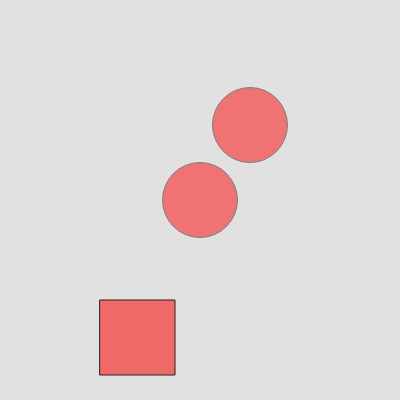
Frame 1 (no input)
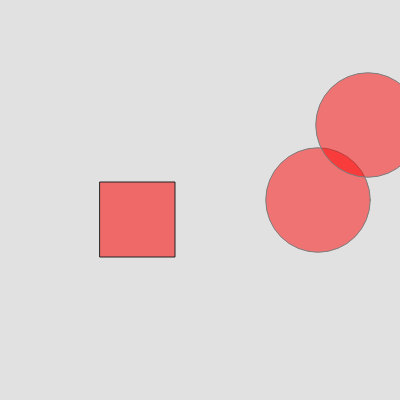
Frame 60 (no input)
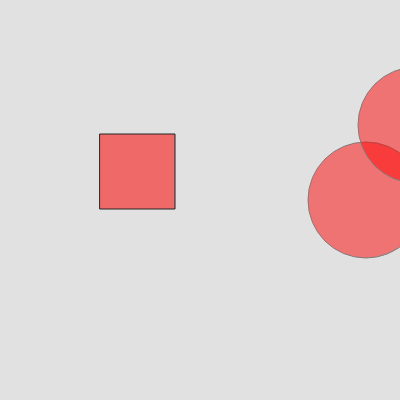
Frame 120 (the mouse pressed at the canvas centre since frame 60)

The p5.js sketch that drew these frames (run headless with seeded random() and noise() and a simulated clock; from frame 60 on, the mouse is pressed at the canvas centre):

// p5.js sketch
// ── sketch.js
/* 
Example that reverses drawn shapes across the canvas/window using variables, incrementors and conditional logic (if else control structures) in the draw() loop.
by Daniel Wen
May 12 2017
*/

var circX = 200; //circle x position
var circY = 200; //circle y position 
var circStroke = 125; //circle stroke color
var circR = 255; //value of red
var circG = 0;   //value of green
var circB = 0;   //value of blue
var circSize = 75; //size of circle
var recX = 100; //rect x position
var recY = 300; //rect y position
var recStroke = 35; //rect stroke color
var recCol = 0; //fill of rect
var recSize = 75; //size of rect
var canvBG = 225; //color of bg
var speed = 2; //directional changer
var alph = 125; //value of alpha or the opacity.



function setup() {
	createCanvas(400, 400); //400x400 canvas
}


function draw() {
	background(canvBG); //color of background is value of canvBG
	stroke(circStroke); //color of stroke is value of circStroke
	fill(circR, circG, circB, alph); //fill of circle is a random color
	stroke(circStroke); //extra code that doesnt change anything
	ellipse(circX, circY, circSize, circSize);//draw a circle 
	ellipse(circX + 50, circY - 75, circSize, circSize);//draw a circle that is above and to the right of the first circle
	fill(circR, circG, circB, 135);//fill of rect is now less transparent
	stroke(recStroke); //stroke of rect is value of recStroke
	//fill(recCol); //fill of rect is now black
	rect(recX, recY, recSize, recSize);//draw a rect

	circX = circX + speed; //moves the circle
	recY = recY - speed; //moves the rectangle

	if (circX < width) {//if x value of circle is less than the width of the canvas

		circSize += 0.5; // circle size will increase by 0.5 through each loop.

	} else {

		if (circX > width) { //if x value of circle is more than the width of the canvas
			speed = speed * -1; // reverse direction
			circSize *= -1; // circle size will decrease by number multiplied by -1 through each loop.

		}

	}

}
